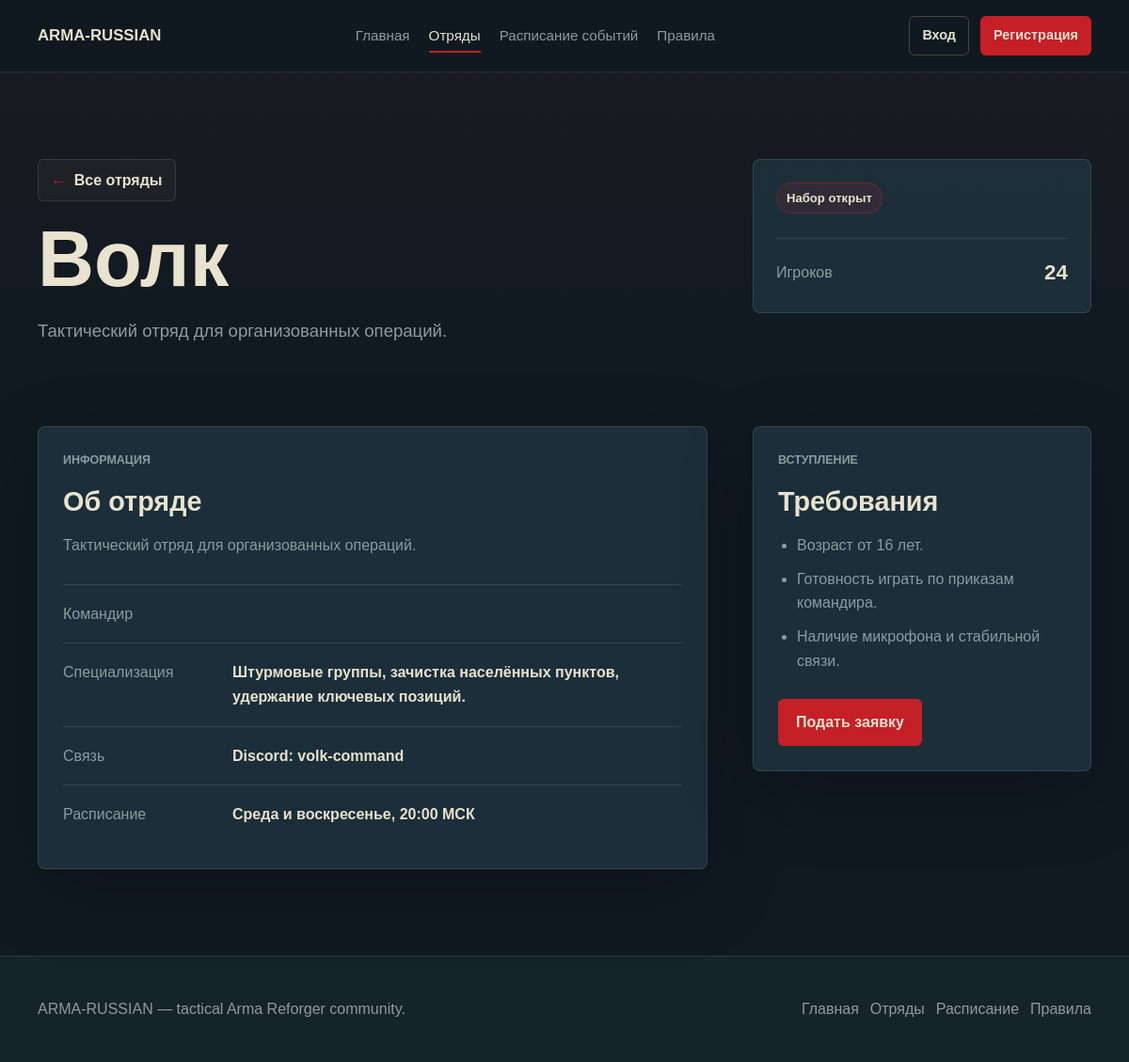
The app's page /squads/volk/ with its own data.
### main/models.py (models this page shows, shortened)
class Squad(models.Model):
    STATUS_OPEN = 'open'
    STATUS_CLOSED = 'closed'
    STATUS_CHOICES = [
        (STATUS_OPEN, 'Набор открыт'),
        (STATUS_CLOSED, 'Набор закрыт'),
    ]
    name = models.CharField('Название отряда', max_length=120)
    slug = models.SlugField('URL', max_length=140, unique=True, allow_unicode=True)
    description = models.TextField('Краткое описание')
    players_count = models.PositiveIntegerField('Количество игроков', default=1)
    recruitment_status = models.CharField('Статус набора', max_length=16, choices=STATUS_CHOICES, default=STATUS_OPEN)
    commander_name = models.CharField('Командир', max_length=120, blank=True)
    specialization = models.TextField('Специализация', blank=True)
    communication = models.CharField('Связь', max_length=160, blank=True)
    schedule = models.CharField('Расписание', max_length=160, blank=True)
    requirements = models.TextField('Требования', blank=True)
    owner = models.ForeignKey(
        settings.AUTH_USER_MODEL,
        verbose_name='Владелец отряда',
        on_delete=models.SET_NULL,
        null=True,
        blank=True,
        related_name='owned_squads',
    )
    created_at = models.DateTimeField('Дата создания', auto_now_add=True)
    class Meta:
        ordering = ['name']
        verbose_name = 'Отряд'
        verbose_name_plural = 'Отряды'
    @property
    def status_label(self):
        return self.get_recruitment_status_display()
    @property
    def requirements_list(self):
        return [line.strip() for line in self.requirements.splitlines() if line.strip()]

### main/views.py (the view)
# urls.py: path('squads/<str:slug>/', views.squad_detail, name='squad_detail'),
def squad_detail(request, slug):
    ensure_default_squads()
    squad = get_object_or_404(Squad, slug=slug)
    is_join_modal_open = False
    if request.method == 'POST':
        if not request.user.is_authenticated:
            messages.error(request, 'Чтобы подать заявку в отряд, войдите в аккаунт.')
            return redirect('login')
        if not user_is_approved(request.user):
            messages.error(request, 'Подавать заявки в отряды могут только подтверждённые пользователи.')
            return redirect('profile')
        join_form = SquadJoinApplicationForm(request.POST, squad=squad, user=request.user)
        if join_form.is_valid():
            join_form.save()
            messages.success(request, 'Заявка на вступление отправлена')
            return redirect('squad_detail', slug=slug)
        messages.error(request, 'Проверьте поля заявки на вступление.')
        is_join_modal_open = True
    else:
        join_form = SquadJoinApplicationForm(squad=squad, user=request.user)
    return render(
        request,
        'main/squad_detail.html',
        {
            'squad': squad,
            'join_form': join_form,
            'active_page': 'squads',
            'is_join_modal_open': is_join_modal_open,
            'can_manage': user_can_review(request.user, squad),
            'can_edit': user_can_edit(request.user, squad),
        },
    )

### main/forms.py (called while the page is built)
    def apply_styles(self):
        for field in self.fields.values():
            classes = field.widget.attrs.get('class', '')
            field.widget.attrs['class'] = f'{classes} {self.field_class}'.strip()

### main/views.py (called while the page is built)
def ensure_default_squads():
    for squad_data in DEFAULT_SQUADS:
        Squad.objects.get_or_create(slug=squad_data['slug'], defaults=squad_data)

def get_user_membership(user, squad):
    if not user.is_authenticated:
        return None
    return SquadMembership.objects.filter(squad=squad, user=user).first()

def user_can_review(user, squad):
    membership = get_user_membership(user, squad)
    return bool(membership and membership.can_review_applications)

def user_can_edit(user, squad):
    membership = get_user_membership(user, squad)
    return bool(membership and membership.can_edit_squad)

### templates/main/squad_detail.html (shortened to what this page needs)
{% extends 'base.html' %}
{% block content %}
<section class="section page-hero">
    <div class="container squad-detail-hero">
        <div>
            <a class="back-link" href="{% url 'squads' %}">
                <span aria-hidden="true">←</span>
                Все отряды
            </a>
            <h1>{{ squad.name }}</h1>
            <p class="lead">{{ squad.description }}</p>
        </div>
        <div class="squad-status-panel">
            <span class="badge {% if squad.recruitment_status == 'closed' %}badge-muted{% endif %}">{{ squad.status_label }}</span>
            <div class="metric">
                <span>Игроков</span>
                <strong>{{ squad.players_count }}</strong>
            </div>
        </div>
    </div>
</section>
<section class="section section-tight">
    <div class="container squad-detail-layout">
        <article class="card detail-card">
            <p class="eyebrow">Информация</p>
            <h2>Об отряде</h2>
            <p>{{ squad.description }}</p>
            <dl class="detail-list">
                <div>
                    <dt>Командир</dt>
                    <dd>{{ squad.commander }}</dd>
                </div>
                <div>
                    <dt>Специализация</dt>
                    <dd>{{ squad.specialization }}</dd>
                </div>
                <div>
                    <dt>Связь</dt>
                    <dd>{{ squad.communication }}</dd>
                </div>
                <div>
                    <dt>Расписание</dt>
                    <dd>{{ squad.schedule }}</dd>
                </div>
            </dl>
        </article>
        <aside class="card detail-card">
            <p class="eyebrow">Вступление</p>
            <h2>Требования</h2>
            <ul class="requirement-list">
                {% for requirement in squad.requirements_list %}
                    <li>{{ requirement }}</li>
                {% endfor %}
            </ul>
            <button class="btn btn-primary" type="button" data-modal-open="join-squad-modal">Подать заявку</button>
        </aside>
    </div>
</section>
{% endblock %}

### static/main/css/styles.css (style rules this page uses)
:root { --bg: #101A21; --bg-soft: #15232B; --card: #1F3540; --text: #E8E2CE; --muted: #8F9AA0; --accent: #C51F27; --accent-dark: #9F171F; --border: rgba(232, 226, 206, 0.12); --border-strong: rgba(232, 226, 206, 0.22); --shadow: 0 24px 80px rgba(0, 0, 0, 0.24); }
* { box-sizing: border-box; }
html { scroll-behavior: smooth; }
body { margin: 0; min-height: 100vh; background: linear-gradient(180deg, rgba(197, 31, 39, 0.08), transparent 360px), var(--bg); color: var(--text); font-family: Arial, Helvetica, sans-serif; line-height: 1.6; }
a { color: inherit; text-decoration: none; }
button, input, textarea { font: inherit; }
.container { width: min(1120px, calc(100% - 40px)); margin: 0 auto; }
.btn { display: inline-flex; align-items: center; justify-content: center; min-height: 44px; padding: 11px 18px; border: 1px solid transparent; border-radius: 6px; cursor: pointer; font-weight: 700; transition: border-color 180ms ease, background 180ms ease, color 180ms ease, transform 180ms ease; }
.btn-primary { background: var(--accent); color: var(--text); }
.section { padding: 92px 0; }
.section-tight { padding-top: 20px; }
.eyebrow { margin: 0 0 18px; color: var(--accent); font-size: 0.78rem; font-weight: 800; text-transform: uppercase; }
h1, h2, h3, p { margin-top: 0; }
h1 { margin-bottom: 22px; font-size: clamp(3rem, 8vw, 6.9rem); line-height: 0.95; letter-spacing: 0; }
h2 { margin-bottom: 18px; font-size: clamp(1.8rem, 4vw, 3rem); line-height: 1.08; letter-spacing: 0; }
.hero-subtitle, .lead { color: var(--muted); font-size: 1.16rem; max-width: 740px; }
.hero-panel, .card, .form-card { border: 1px solid var(--border); border-radius: 8px; background: rgba(31, 53, 64, 0.78); box-shadow: var(--shadow); }
.card { padding: 26px; transition: border-color 180ms ease, transform 180ms ease, background 180ms ease; }
.card p { color: var(--muted); }
.page-hero { padding-bottom: 48px; }
.page-hero h1 { font-size: clamp(2.5rem, 7vw, 5.2rem); }
.squad-detail-hero, .squad-detail-layout { display: grid; grid-template-columns: minmax(0, 1fr) 360px; gap: 48px; align-items: start; }
.back-link { display: inline-flex; align-items: center; gap: 8px; margin-bottom: 22px; min-height: 40px; padding: 8px 13px; border: 1px solid var(--border); border-radius: 6px; background: rgba(232, 226, 206, 0.04); color: var(--text); font-weight: 700; transition: border-color 180ms ease, background 180ms ease, transform 180ms ease; }
.back-link span { color: var(--accent); font-size: 1.05rem; }
.squad-status-panel { border: 1px solid var(--border); border-radius: 8px; background: rgba(31, 53, 64, 0.78); padding: 24px; }
.detail-card h2 { font-size: 1.8rem; }
.detail-list { display: grid; gap: 0; margin: 28px 0 0; }
.detail-list div { display: grid; grid-template-columns: 160px minmax(0, 1fr); gap: 20px; padding: 18px 0; border-top: 1px solid var(--border); }
.detail-list dt { color: var(--muted); }
.detail-list dd { margin: 0; color: var(--text); font-weight: 700; }
.requirement-list { margin: 0 0 28px; padding-left: 20px; color: var(--muted); }
.requirement-list li + li { margin-top: 10px; }
.badge { display: inline-flex; align-items: center; min-height: 28px; padding: 5px 10px; border: 1px solid rgba(197, 31, 39, 0.4); border-radius: 999px; background: rgba(197, 31, 39, 0.12); color: var(--text); font-size: 0.82rem; font-weight: 700; white-space: nowrap; }
.metric { display: flex; align-items: center; justify-content: space-between; margin-top: 26px; padding-top: 18px; border-top: 1px solid var(--border); }
.metric span { color: var(--muted); }
.metric strong { font-size: 1.4rem; }

### records on screen
Squad: name "Волк", description "Тактический отряд для организованных операций.", status_label "Набор открыт", players_count "24", specialization "Штурмовые группы, зачистка населённых пунктов, удержание ключевых позиций.", communication "Discord: volk-command", schedule "Среда и воскресенье, 20:00 МСК"

### other values on screen
{{ requirement }} "Возраст от 16 лет." "Готовность играть по приказам командира." "Наличие микрофона и стабильной связи."
